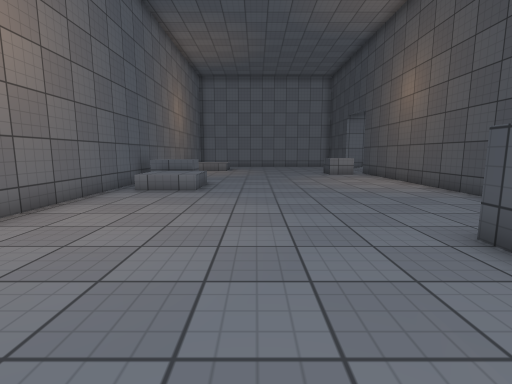
view 1 (above)

20 first-person views from a walk through a scene from a Unity 3-D project. The camera is 1.2 m above the floor, tilts 8° down and sees 85° across. The floor is counted in squares, 1 m on a side. Each view is taken from the middle of a square. On the plan, view 1 faces up. The plan holds only what a view shows up to about 13 squares ahead; the rest is blank. The place goes on beyond the plan. Surface patterns are stand-ins for the level's own textures.

view 2
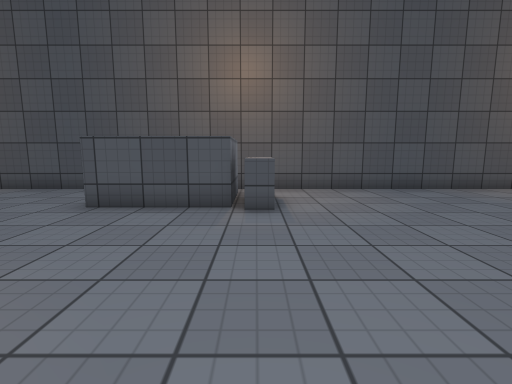

view 3
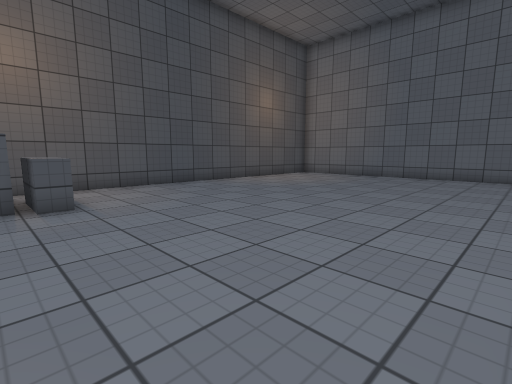

view 4
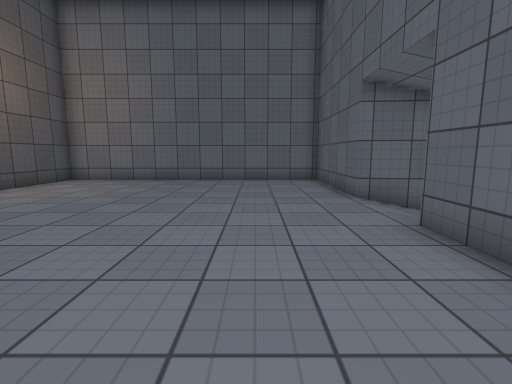

view 5
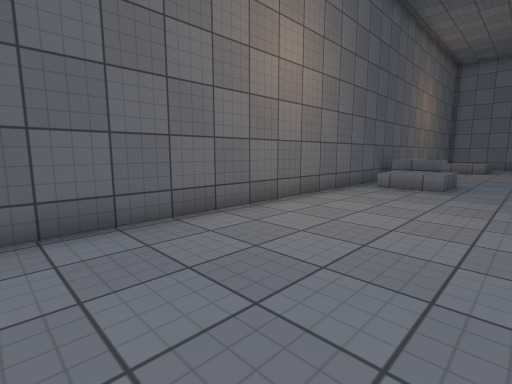

view 6
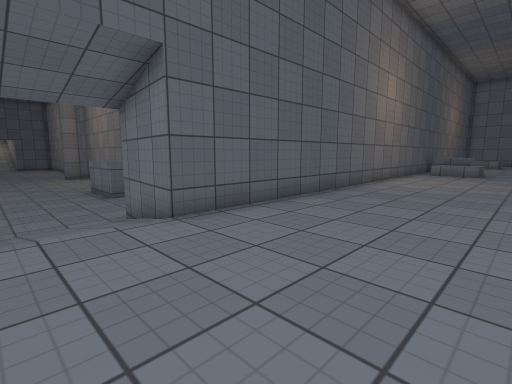

view 7
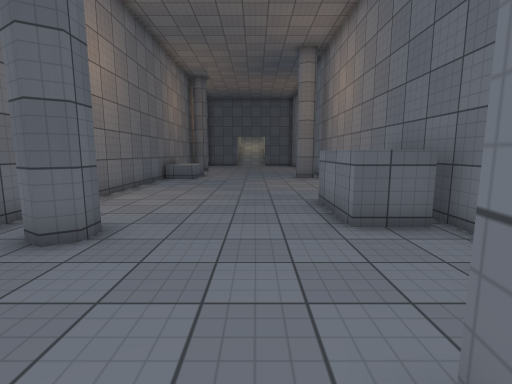

view 8
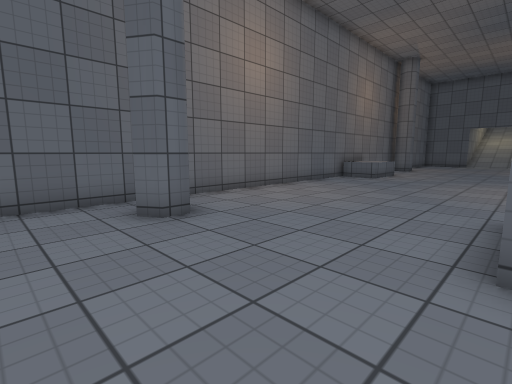

view 9
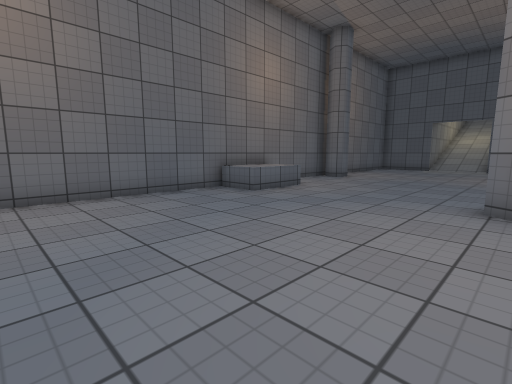

view 10
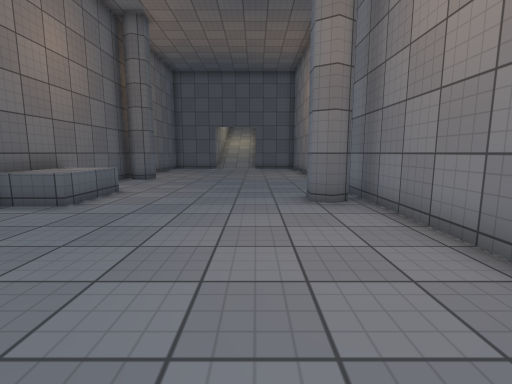

view 11
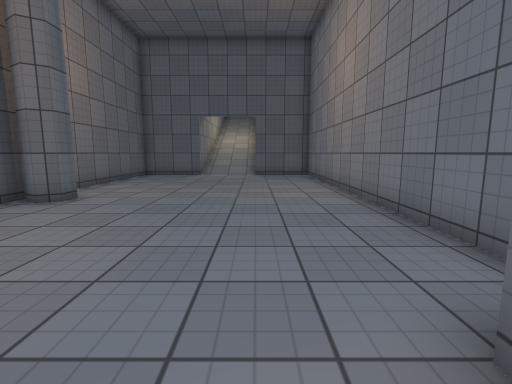

view 12
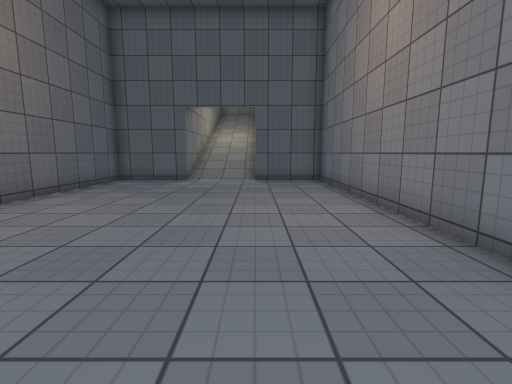

view 13
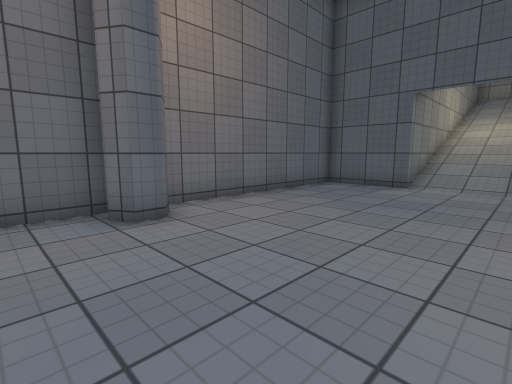

view 14
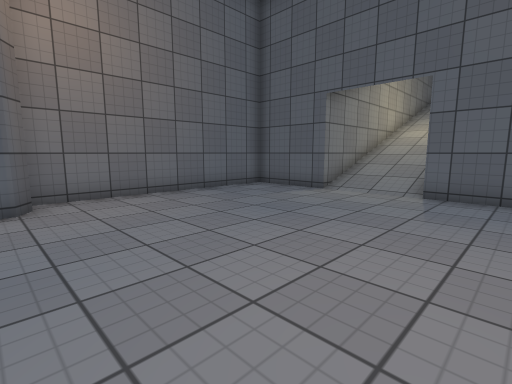

view 15
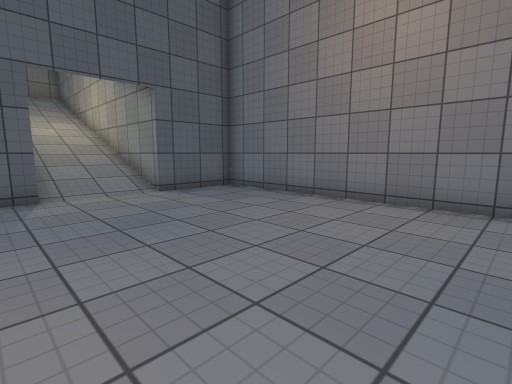

view 16
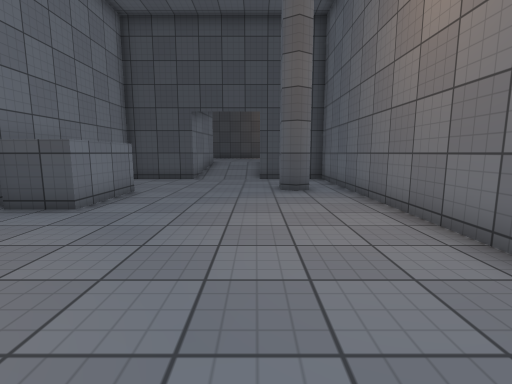

view 17
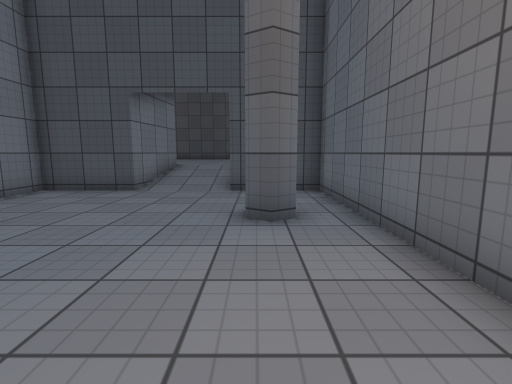

view 18
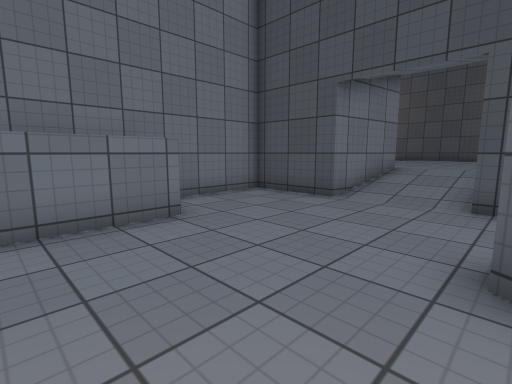

view 19
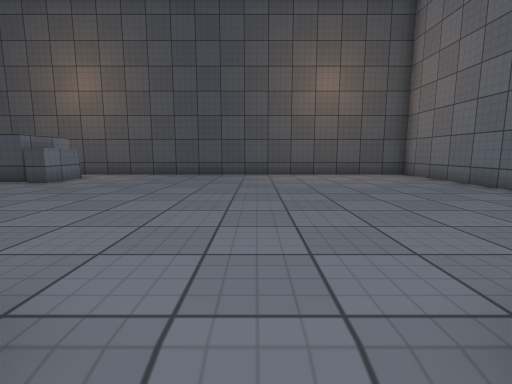

view 20
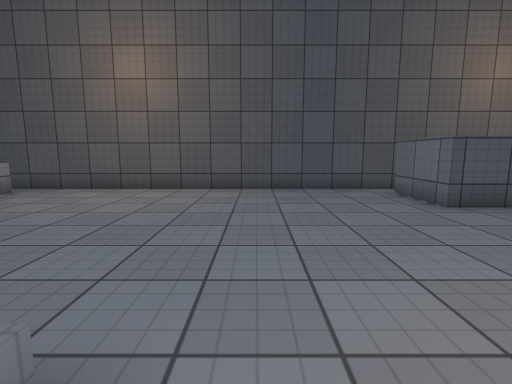

### Floor plan
Key: @ floor where view 1 was taken; # wall or solid block; x gap in a wall; . main floor; : floor 0.5 m higher than the main floor; - floor 0.75 m lower than the main floor; / step, stairs or slope; ^ raised ledge.
Columns run from 43 left of view 1 to 6 right of it. Each row starts with its distance up from view 1.
 13                                       #  ........#
 12                                       #^^........#
 11                                       #^^/.......#
 10                                       #/:/.......#
  9                                       #///.......#
  8                                       #..........#
  7                                       #..........#
  6                                       #..........#
  5                                       #..........#
  4                                       #........^^#
  3                                       #.......^  #
  2                                       #.......^  #
  1                                       #.......^^^#
  0                                       #....@..^^.#
 -1                                       #..........#
 -2       ##############################  #..........#
 -3       #------------##-------^  ^---#  #..........#
 -4       #---------------------^^^^---#  #..........#
 -5 #######----------------------------####..........#
 -6 //////------------------------------//...........#
 -7 //////------------------------------//...........#
 -8 #######----------------------------###...........#
 -9       #------------^^----------#---# ##..........#
-10       #------##---^^^^---------x---#  #..........#
-11       #############^^###############  #..........#
-12                                       #..........#
-13                                       #..........#
-14                                       ############

Where each view was taken, in squares from view 1:
view 1: 0 up, 0 right, facing up
view 2: 0 up, 3 left, facing right
view 3: 1 up, 4 left, facing down-right
view 4: 1 down, 2 left, facing down
view 5: 1 down, 0 right, facing up-left
view 6: 8 down, 0 right, facing up-left
view 7: 6 down, 7 left, facing left
view 8: 4 down, 9 left, facing down-left
view 9: 3 down, 16 left, facing down-left
view 10: 5 down, 16 left, facing left
view 11: 5 down, 22 left, facing left
view 12: 5 down, 25 left, facing left
view 13: 5 down, 27 left, facing down-left
view 14: 3 down, 29 left, facing down-left
view 15: 9 down, 29 left, facing up-left
view 16: 8 down, 21 left, facing right
view 17: 9 down, 17 left, facing right
view 18: 9 down, 15 left, facing up-right
view 19: 7 down, 6 left, facing right
view 20: 8 up, 3 left, facing right
